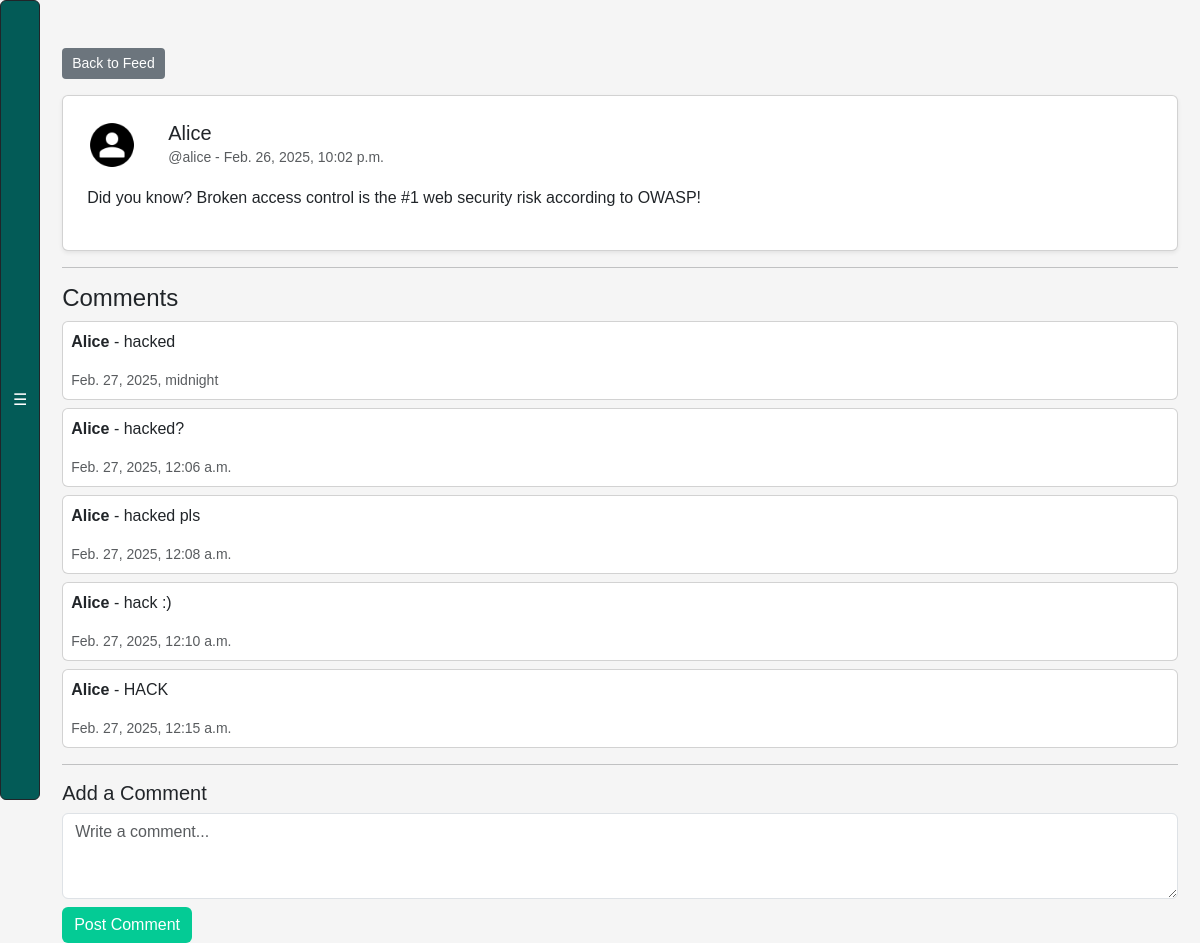
The app's page /post/5/ (signed in) with its own data.
### webapp/models.py (models this page shows, shortened)
class Post(models.Model):
    user = models.ForeignKey(
        User, related_name="posts", on_delete=models.DO_NOTHING
    )
    body = models.CharField(max_length=140)
    created_at = models.DateTimeField(auto_now_add=True)

class Comment(models.Model):
    post = models.ForeignKey(Post, on_delete=models.CASCADE, related_name="comments")
    user = models.ForeignKey(User, on_delete=models.CASCADE)
    body = models.TextField(max_length=140)
    created_at = models.DateTimeField(auto_now_add=True)

### webapp/views.py (the view, shortened to what this page needs)
# urls.py: path("post/<int:post_id>/", views.post_view, name="post"),
@login_required
def post_view(request, post_id):
    post = get_object_or_404(Post, id=post_id)
    comments = post.comments.all()
    comment_form = CommentForm()
    flag_ex3 = request.session.pop("flag_ex3", None)  # retrieve flag from session if set
    return render(request, "post.html", {"post": post, "comments": comments, "comment_form": comment_form, "flag_ex3": flag_ex3})

### webapp/forms.py (shortened to what this page needs)
class CommentForm(forms.ModelForm):
    body = forms.CharField(required=True, max_length=140)
    class Meta:
        model = Comment
        exclude = ("user", "post")

### webapp/templates/post.html (shortened to what this page needs)
{% load static %}
<!DOCTYPE html>
<html lang="en">
<head>
    <link href="https://cdn.jsdelivr.net/npm/bootstrap@5.3.0-alpha1/dist/css/bootstrap.min.css" rel="stylesheet">
    <link rel="stylesheet" href="{% static 'css/style.css' %}">
</head>
<body>
    {% include 'exercise_bar.html' %}
    <div class="container mt-5">
        <a href="{% url 'feed' %}" class="btn btn-secondary mb-3">Back to Feed</a>
        <div class="card shadow-sm p-4">
            <div class="d-flex align-items-center">
                <img src="{% static 'images/default-avatar.png' %}" alt="User Avatar" class="post-avatar">
                <div class="ms-3">
                    <h5 class="mb-0">{{ post.user.username }}</h5>
                    <small class="text-muted">@{{ post.user.username|lower }} - {{ post.created_at }}</small>
                </div>
            </div>
            <div class="mt-3">
                <p>{{ post.body }}</p>
            </div>
        </div>
        <hr>
        <h4>Comments</h4>
        <div class="comments-section">
            {% for comment in comments %}
                <div class="card p-2 mt-2">
                    <p><strong>{{ comment.user.username }}</strong> - {{ comment.body }}</p>
                    <small class="text-muted">{{ comment.created_at }}</small>
                </div>
            {% empty %}
                <p class="text-muted">No comments yet.</p>
            {% endfor %}
        </div>
        <hr>
        <h5>Add a Comment</h5>
        <form method="post">
            <textarea name="body" class="form-control" rows="3" placeholder="Write a comment..."></textarea>
            <button type="submit" class="btn btn-success mt-2">Post Comment</button>
        </form>
    </div>
</body>
</html>

### webapp/static/css/style.css (style rules this page uses)
body { background-color: #f5f5f5; font-family: 'Nunito', sans-serif; margin: 0; display: flex; height: 100vh; overflow-y: auto; }
.btn-secondary { text-decoration: none; color: #fff; background-color: #6c757d; border: none; padding: 5px 10px; border-radius: 4px; display: inline-block; text-align: center; font-size: 14px; cursor: pointer; }
.post-avatar { width: 50px; height: 50px; border-radius: 50%; margin-right: 15px; }
.btn-success { background-color: #04cb95; border: none; }

### records on screen
Post: user.username "Alice", user.username "alice", created_at "Feb. 26, 2025, 10:02 p.m.", body "Did you know? Broken access control is the #1 web security risk according to OWASP!"
Comment: user.username "Alice", body "hacked", created_at "Feb. 27, 2025, midnight"
Comment: user.username "Alice", body "hacked?", created_at "Feb. 27, 2025, 12:06 a.m."
Comment: user.username "Alice", body "hacked pls", created_at "Feb. 27, 2025, 12:08 a.m."
Comment: user.username "Alice", body "hack :)", created_at "Feb. 27, 2025, 12:10 a.m."
Comment: user.username "Alice", body "HACK", created_at "Feb. 27, 2025, 12:15 a.m."
